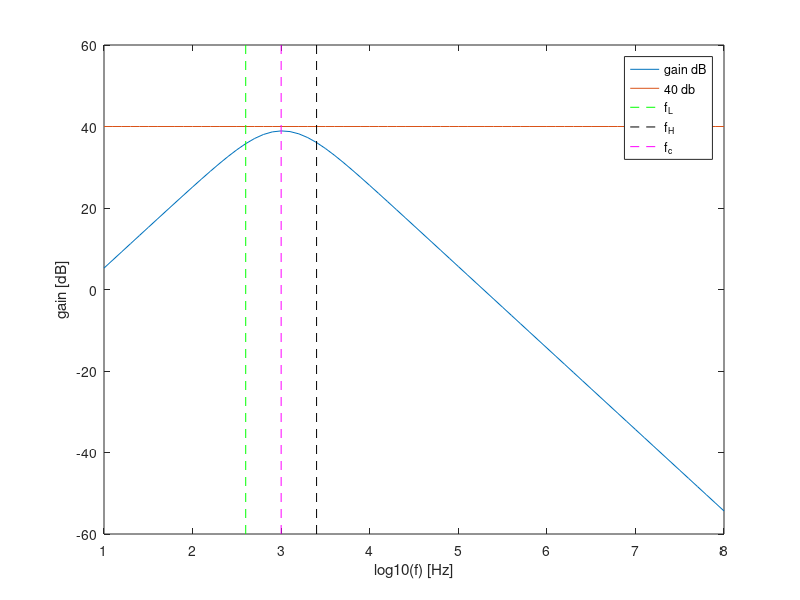
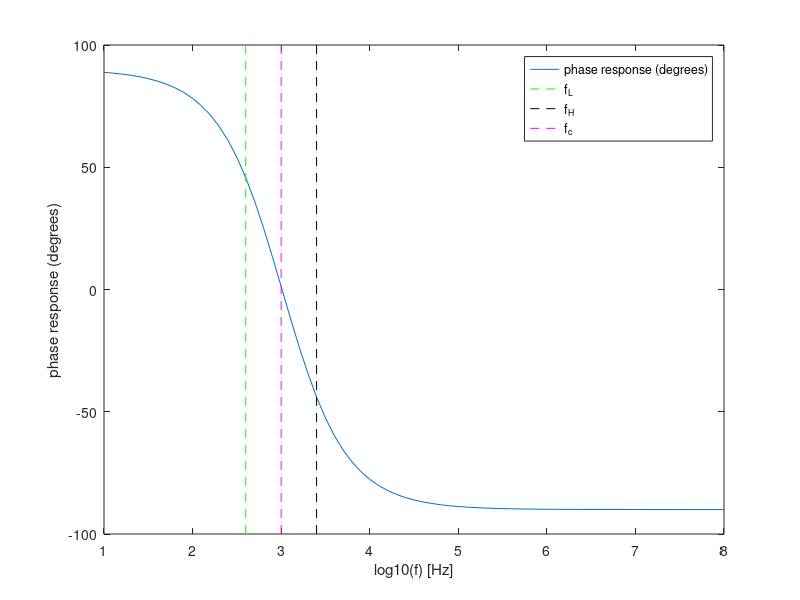

These figures' MATLAB source, in order:
%chosen components
R1=1*10^3
R2=1*10^3
R3= 110*10^3+ (200*10^3*10*10^3)/(210*10^3)
R4=(1*10^3*10*10^3)/(11*10^3)

C1=220*10^(-9)
C2=220*10^(-9)/2

%computing COST
costR=(R1+R2+R3+R4)/1000
costC=(C1+C2)*10^(6)

costR741=(1e3+50e3+1e3+5e3+50e3+50+50+25+7.5e3+4.5e5+39e3)/1000
costC741=(30*10^(-12))*10^(6)
cost741=costR741+costC741+22*0.1+1*0.1

COST=costR+costC+cost741



%computing capacitor's impedances
f=1:0.1:8;;
w=2*pi*power(10,f);
%s=j*w;

ZC1=1./(j*w*C1);
ZC2=1./(j*w*C2);


%computing transfer function
fator1=R1./(R1+ZC1);
fator12=(1+R3/R4).*fator1;
T=abs(ZC2./(ZC2+R2).*fator12);
Tphase=arg(ZC2./(ZC2+R2).*fator12);
%converting gain (directly from transfer function to dB)
TdB=20*log10(T);




%computing maximum gain
max=max(TdB)

%computing cut off frequencies (finding out the frequency 3dB bellow the max gain)
flag1=0; 
flag2=0;
for i=1:length(f)
  if(flag1==0 && TdB(i)>=(max-3))
  lowf=f(i-1)
  lowF=power(10,lowf)
  wL=2*pi*power(10,lowf)
  flag1=1;
endif
  if((flag1==1) && (flag2==0) && (TdB(i)<(max-3)))
   highf=f(i-1)
   highF=power(10,highf)
   wH=2*pi*power(10,highf)
   flag2=1;
 endif 
endfor

%central frequency + deviation
fc=sqrt(lowF*highF)
wc=sqrt(wL*wH)
fdev=abs(1000-fc)

%gain + deviation
%40dB <=> 100 amplification
a=log10(fc)
b=int32(10*log10(fc)-10) %finding out iteration corresponding to the central frequency
gain = T(b)
gaindB=TdB(b)%so para ver
gaindev=abs(100-gain)

MERIT=1/(COST*(gaindev+fdev+10^(-6)))

figure;
plot(f,TdB);
hold on;
plot(f,40.+0*f);
hold on;
line ([lowf lowf], [-60 60], "linestyle", "--", "color", "g");
hold on;
line ([highf highf], [-60 60], "linestyle", "--", "color", "k");
hold on;
line ([log10(fc) log10(fc)], [-60 60], "linestyle", "--", "color", "m");
legend("gain dB","40 db","f_L","f_H","f_c");
xlabel ("log10(f) [Hz]");
ylabel ("gain [dB]");
print ("T.eps", "-depsc");

figure;
plot(f,Tphase*180/pi);
hold on;
line ([lowf lowf], [-100 100], "linestyle", "--", "color", "g");
hold on;
line ([highf highf], [-100 100], "linestyle", "--", "color", "k");
hold on;
line ([log10(fc) log10(fc)], [-100 100], "linestyle", "--", "color", "m");
legend("phase response (degrees)","f_L","f_H","f_c");
xlabel("log10(f) [Hz]");
ylabel("phase response (degrees)");
print ("Tphase.eps", "-depsc");



tab=fopen("final.tex", "w");
fprintf(tab, "Gain DB & %f dB \\\\ \\hline \n", gaindB);
fprintf(tab, "Gain & %f \\\\ \\hline \n", gain);
fprintf(tab, "Bandwidth & %f Hz \\\\ \\hline \n", highF-lowF);
fprintf(tab, "Central Frequency & %f Hz \\\\ \\hline \n", fc);
fprintf(tab, "Frequency Deviation & %f Hz \\\\ \\hline \n", fdev);
fprintf(tab, "Gain Deviation & %f Hz\\\\ \\hline \n", gaindev);
fprintf(tab, "Cost & %f MU\\\\ \\hline \n", COST);
fprintf(tab, "Merit & %f\\\\ \\hline \n", MERIT);
fclose(tab);

%computing input and output impedances
f=fc
w=2*pi*f
ZC1=1./(j*w*C1);
ZC2=1./(j*w*C2);
Zin=ZC1+R1
Zout=1/(1/R2+1/ZC2)

tab=fopen("impedances.tex", "w");
fprintf(tab, "Input Impedance & %f Ohm \\\\ \\hline \n", Zin);
fprintf(tab, "Output Impedance & %f Ohm \\\\ \\hline \n", Zout);
fclose(tab);
